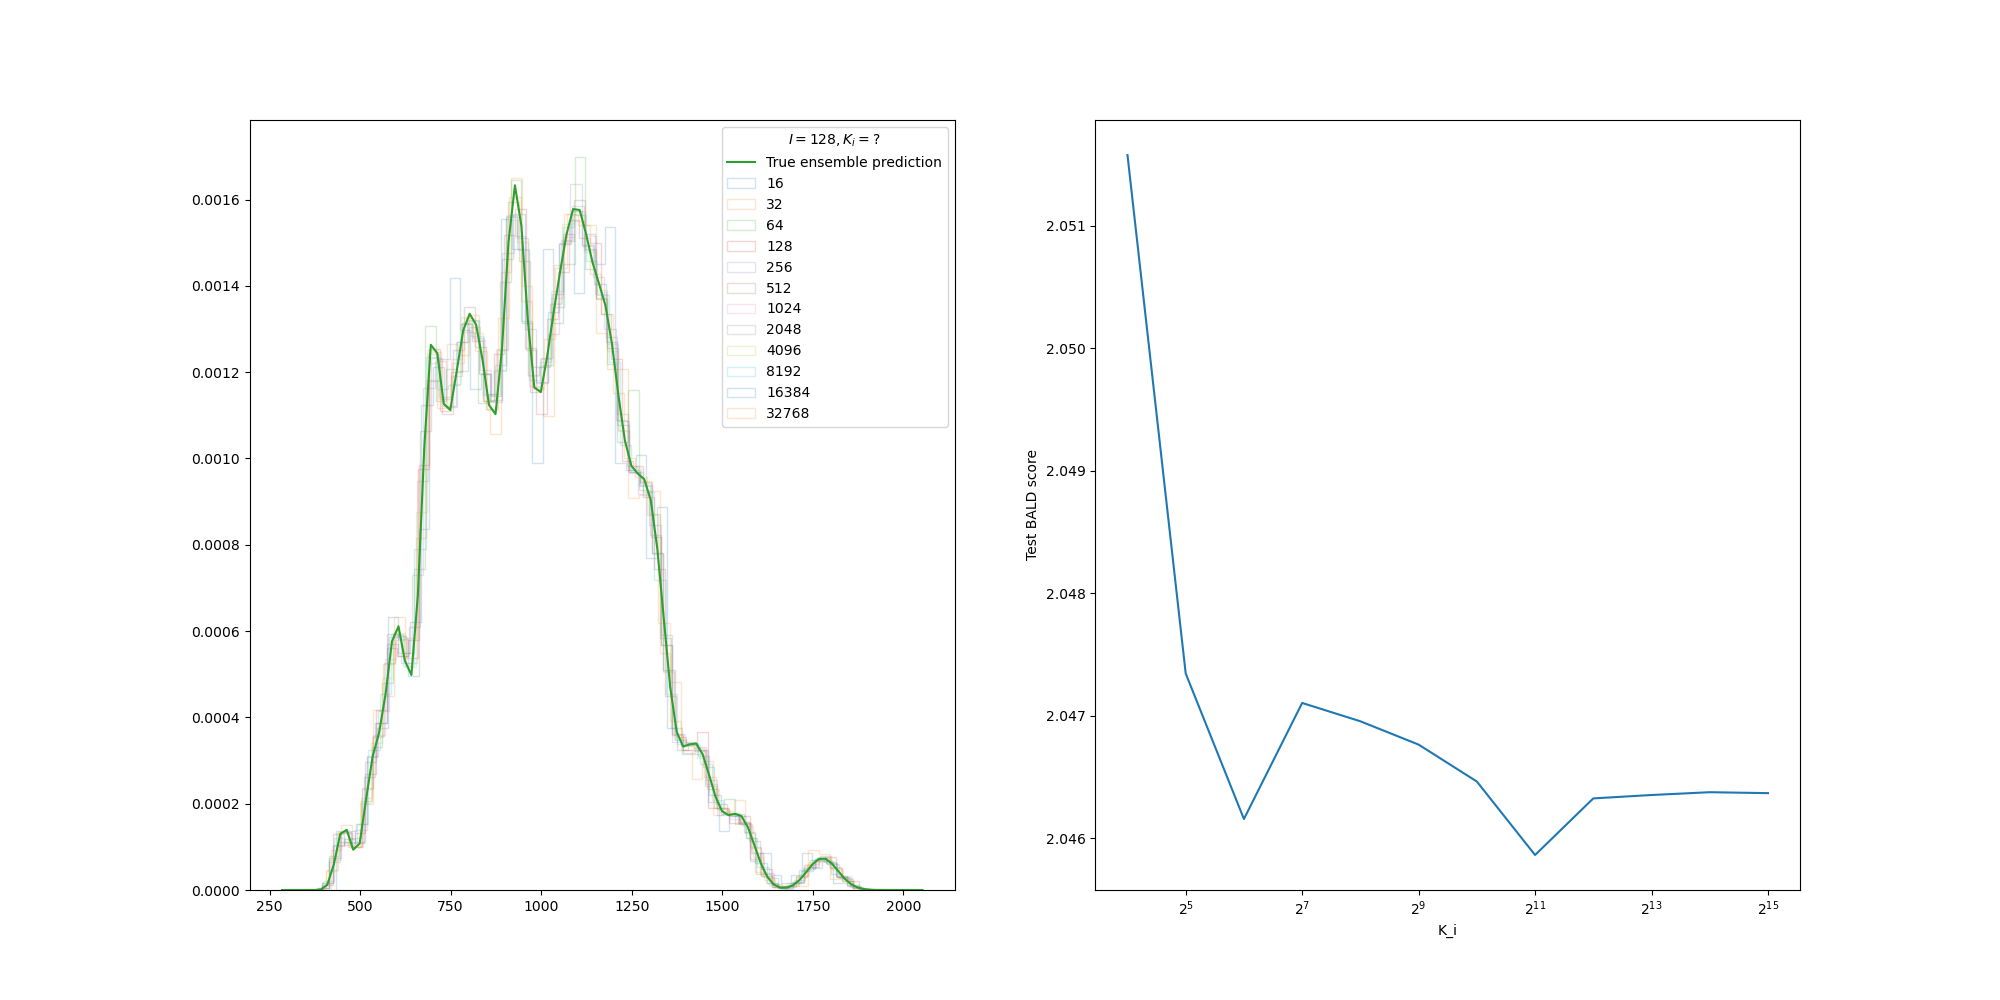

Recreate this plot in Python.
from tqdm import tqdm
import torch
import numpy as np
from torch import distributions as d
import  matplotlib.pyplot as plt

# Setup
fig, [ax_hists, ax_convergence] = plt.subplots(1, 2, figsize = (20, 10))
all_balds = []

# Set parameters for the various MCMC estimations
I = 128                                # Number of hypothese we sample
K_is = 2**torch.arange(4, 16)          # Number of individual output samples from each hypothesis, at EACH testpoint


# Emulate MCMC sampling from the posterior over parameters
hypothesis_posterior_at_testpoint = d.Normal(loc = torch.tensor([1000.0]), scale = torch.tensor([250.0]))    # i.e. at this x, f(x; \theta) has this distribution. Shape (B)
sampled_hypotheses = hypothesis_posterior_at_testpoint.sample([I])        # [I, B] where B = batchsize = 1 here

# For each of these hypotheses (i.e. means), we have a different distribution over y at test point x
data_liklihood_ensemble = d.Gamma(sampled_hypotheses, torch.ones_like(sampled_hypotheses))

for K_i in tqdm(K_is):

    sampled_noisy_testpoint_likelihoods = data_liklihood_ensemble.sample([K_i])         # [K_i, I, B]
    B = sampled_noisy_testpoint_likelihoods.shape[-1]

    # All of these are effectively sampled from q(y) (see README)
    # For each of these points, we have to evaluate q(y), which consts of a log(sum(p_i))
    evaluated_loglikelihoods = data_liklihood_ensemble.log_prob(sampled_noisy_testpoint_likelihoods.reshape(-1, 1, B))    # [K_i * I, I, B]

    # Follow equation to get this
    entropy_of_ensemble = - evaluated_loglikelihoods.exp().mean(1).log().mean(0)

    # Now the second term of BALD (much easer!)
    mean_of_entropies = data_liklihood_ensemble.entropy().mean(0)

    # Put it all together!
    bald_score = entropy_of_ensemble - mean_of_entropies
    all_balds.append(bald_score.item())

    # How good is the y-space MC at approximating q?
    num_bins = 50
    ax_hists.hist(sampled_noisy_testpoint_likelihoods.flatten().numpy(), num_bins, histtype=u'step', density = True, alpha = 0.2, label = K_i)


x_lim = ax_hists.get_xlim()
x_min = max(x_lim[0], 0.0)
test_ys = torch.linspace(x_min, x_lim[1], 100)
import pdb; pdb.set_trace()
test_pys = data_liklihood_ensemble.log_prob(test_ys).exp().mean(0)
ax_hists.plot(test_ys.numpy(), test_pys.numpy(), label = 'True ensemble prediction')
ax_hists.legend(title = f"$I = {I}, K_i = ?$")

ax_convergence.plot(K_is, all_balds)
ax_convergence.set_xlabel('K_i')
ax_convergence.set_ylabel('Test BALD score')
ax_convergence.set_xscale('log', base = 2)

fig.savefig('tests/ensemble_entropy_estimation.png')
